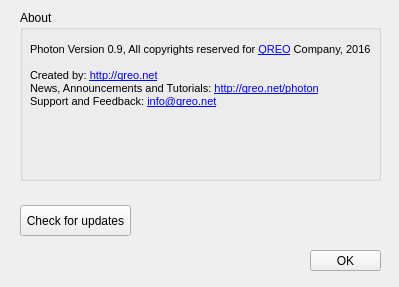
<?xml version="1.0" encoding="UTF-8"?>
<ui version="4.0">
 <class>About</class>
 <widget class="QWidget" name="About">
  <property name="geometry">
   <rect>
    <x>0</x>
    <y>0</y>
    <width>399</width>
    <height>287</height>
   </rect>
  </property>
  <property name="minimumSize">
   <size>
    <width>399</width>
    <height>287</height>
   </size>
  </property>
  <property name="maximumSize">
   <size>
    <width>399</width>
    <height>287</height>
   </size>
  </property>
  <property name="windowTitle">
   <string>About Photon</string>
  </property>
  <widget class="QGroupBox" name="aboutBox">
   <property name="geometry">
    <rect>
     <x>20</x>
     <y>10</y>
     <width>361</width>
     <height>171</height>
    </rect>
   </property>
   <property name="title">
    <string>About</string>
   </property>
   <widget class="QLabel" name="LabInfo">
    <property name="geometry">
     <rect>
      <x>10</x>
      <y>20</y>
      <width>341</width>
      <height>151</height>
     </rect>
    </property>
    <property name="text">
     <string>&lt;!DOCTYPE HTML PUBLIC &quot;-//W3C//DTD HTML 4.0//EN&quot; &quot;http://www.w3.org/TR/REC-html40/strict.dtd&quot;&gt;
&lt;html&gt;&lt;head&gt;&lt;meta name=&quot;qrichtext&quot; content=&quot;1&quot; /&gt;&lt;style type=&quot;text/css&quot;&gt;
p, li { white-space: pre-wrap; }
&lt;/style&gt;&lt;/head&gt;&lt;body style=&quot; font-family:'MS Shell Dlg 2'; font-size:8pt; font-weight:400; font-style:normal;&quot;&gt;
&lt;p style=&quot; margin-top:0px; margin-bottom:0px; margin-left:0px; margin-right:0px; -qt-block-indent:0; text-indent:0px;&quot;&gt;                                             &lt;img src=&quot;:/photon-02.png&quot; width=&quot;70&quot; height=&quot;70&quot; /&gt; &lt;br /&gt;Photon Version 0.9, All copyrights reserved for &lt;a href=&quot;http://qreo.net&quot;&gt;&lt;span style=&quot; text-decoration: underline; color:#0000ff;&quot;&gt;QREO&lt;/span&gt;&lt;/a&gt; Company, 2016.&lt;br /&gt;&lt;br /&gt;Created by: &lt;a href=&quot;http://qreo.net&quot;&gt;&lt;span style=&quot; text-decoration: underline; color:#0000ff;&quot;&gt;http://qreo.net&lt;/span&gt;&lt;/a&gt;&lt;br /&gt;News, Announcements and Tutorials: &lt;a href=&quot;http://qreo.net/photon&quot;&gt;&lt;span style=&quot; text-decoration: underline; color:#0000ff;&quot;&gt;http://qreo.net/photon&lt;/span&gt;&lt;/a&gt;&lt;/p&gt;
&lt;p style=&quot; margin-top:0px; margin-bottom:0px; margin-left:0px; margin-right:0px; -qt-block-indent:0; text-indent:0px;&quot;&gt;Support and Feedback: &lt;a href=&quot;info@qreo.net&quot;&gt;&lt;span style=&quot; text-decoration: underline; color:#0000ff;&quot;&gt;info@qreo.net&lt;/span&gt;&lt;/a&gt;&lt;/p&gt;&lt;/body&gt;&lt;/html&gt;</string>
    </property>
    <property name="alignment">
     <set>Qt::AlignLeading|Qt::AlignLeft|Qt::AlignTop</set>
    </property>
    <property name="openExternalLinks">
     <bool>true</bool>
    </property>
    <property name="textInteractionFlags">
     <set>Qt::TextBrowserInteraction</set>
    </property>
   </widget>
  </widget>
  <widget class="QPushButton" name="gOKAbout">
   <property name="geometry">
    <rect>
     <x>310</x>
     <y>250</y>
     <width>71</width>
     <height>21</height>
    </rect>
   </property>
   <property name="text">
    <string>OK</string>
   </property>
  </widget>
  <widget class="QPushButton" name="gChkUpdate">
   <property name="geometry">
    <rect>
     <x>20</x>
     <y>205</y>
     <width>111</width>
     <height>31</height>
    </rect>
   </property>
   <property name="text">
    <string>Check for updates</string>
   </property>
  </widget>
  <widget class="QLabel" name="labUpdates">
   <property name="geometry">
    <rect>
     <x>150</x>
     <y>200</y>
     <width>231</width>
     <height>41</height>
    </rect>
   </property>
   <property name="text">
    <string/>
   </property>
   <property name="alignment">
    <set>Qt::AlignLeading|Qt::AlignLeft|Qt::AlignTop</set>
   </property>
   <property name="wordWrap">
    <bool>true</bool>
   </property>
  </widget>
 </widget>
 <resources/>
 <connections/>
</ui>
